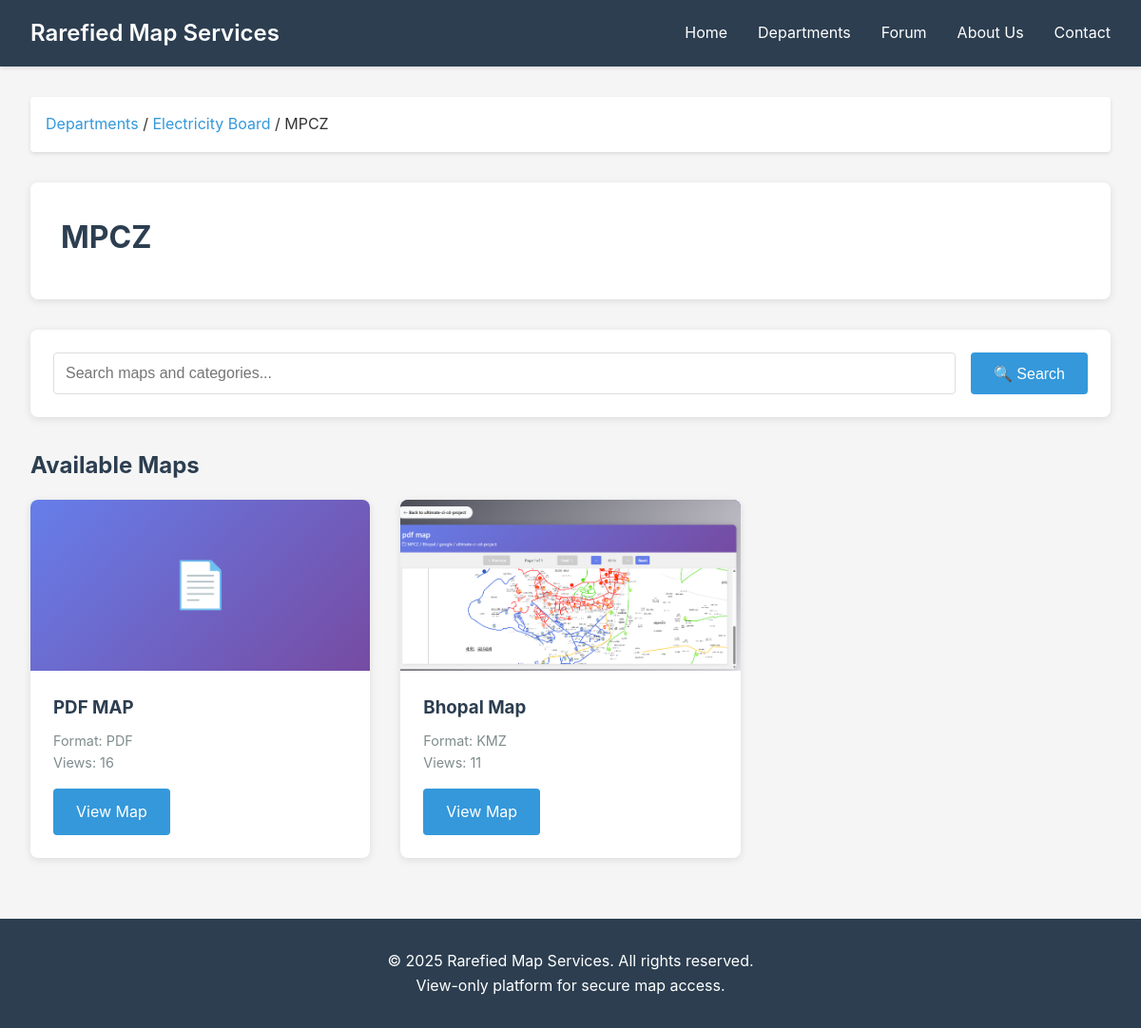
The page /category/1/ on the database as committed earlier.
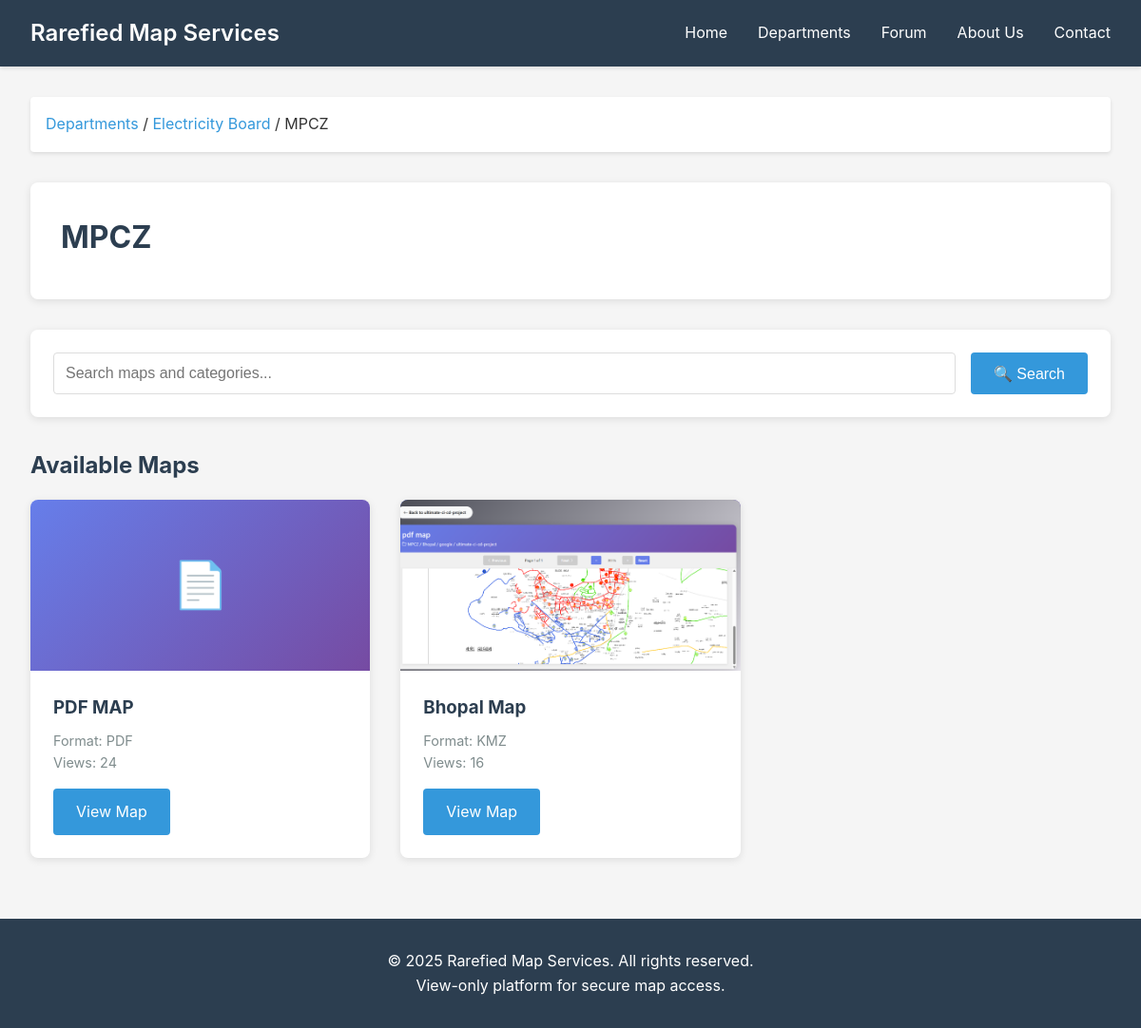
The same page on the database as committed later.
### maps/models.py (models this page shows, shortened)
class Category(models.Model):
    name = models.CharField(max_length=200)
    department = models.ForeignKey(Department, on_delete=models.CASCADE, related_name='categories')
    parent = models.ForeignKey('self', null=True, blank=True, on_delete=models.CASCADE, related_name='subcategories')
    description = models.TextField(blank=True)
    created_at = models.DateTimeField(auto_now_add=True)
    updated_at = models.DateTimeField(auto_now=True)
    is_active = models.BooleanField(default=True)
    class Meta:
        ordering = ['name']
        verbose_name = 'Category'
        verbose_name_plural = 'Categories'
        unique_together = ['name', 'department', 'parent']

class Department(models.Model):
    name = models.CharField(max_length=200, unique=True)
    description = models.TextField(blank=True)
    created_at = models.DateTimeField(auto_now_add=True)
    updated_at = models.DateTimeField(auto_now=True)
    is_active = models.BooleanField(default=True)
    class Meta:
        ordering = ['name']
        verbose_name = 'Department'
        verbose_name_plural = 'Departments'

class Map(models.Model):
    MAP_FORMAT_CHOICES = [
        ('pdf', 'PDF'),
        ('kmz', 'KMZ'),
        ('kml', 'KML'),
    ]
    title = models.CharField(max_length=200)
    description = models.TextField(blank=True)
    department = models.ForeignKey(Department, on_delete=models.CASCADE, related_name='maps')
    category = models.ForeignKey(Category, on_delete=models.CASCADE, related_name='maps')
    file = models.FileField(upload_to='maps/%Y/%m/')
    file_format = models.CharField(max_length=10, choices=MAP_FORMAT_CHOICES)
    thumbnail = models.ImageField(upload_to='thumbnails/%Y/%m/', blank=True, null=True)
    created_at = models.DateTimeField(auto_now_add=True)
    updated_at = models.DateTimeField(auto_now=True)
    is_active = models.BooleanField(default=True)
    view_count = models.IntegerField(default=0)
    class Meta:
        ordering = ['-created_at']
        verbose_name = 'Map'
        verbose_name_plural = 'Maps'

### maps/views.py (the view, shortened to what this page needs)
# urls.py: path('category/<int:category_id>/', views.category_detail, name='category_detail'),
def category_detail(request, category_id):
    category = get_object_or_404(Category, id=category_id, is_active=True)
    subcategories = category.subcategories.filter(is_active=True)
    maps = Map.objects.filter(category=category, is_active=True)
    search_query = request.GET.get('q', '').strip()
    context = {
        'category': category,
        'subcategories': subcategories,
        'maps': maps,
        'search_query': search_query,
    }
    return render(request, 'maps/category_detail.html', context)

### maps/templates/maps/category_detail.html (shortened to what this page needs)
{% extends 'maps/base.html' %}
{% block content %}
<div class="breadcrumb">
    <a href="{% url 'departments_list' %}">Departments</a> /
    <a href="{% url 'department_detail' category.department.id %}">{{ category.department.name }}</a> /
    {{ category.name }}
</div>
<div class="page-header">
    <h1>{{ category.name }}</h1>
</div>
<div class="search-section">
    <form method="get" class="search-form">
        <input type="text" name="q" placeholder="Search maps and categories..." value="{{ search_query }}" autofocus>
        <button type="submit">🔍 Search</button>
    </form>
</div>
{% if maps and not search_query or maps %}
<h2 class="section-title">Available Maps</h2>
<div class="maps-grid">
    {% for map in maps %}
    <div class="map-card">
        <div class="map-thumbnail">
            {% if map.thumbnail %}
            <img src="{{ map.thumbnail.url }}" alt="{{ map.title }}">
            {% else %}
            📄
            {% endif %}
        </div>
        <div class="map-content">
            <h3>{{ map.title }}</h3>
            <div class="map-meta">
                <p>Format: {{ map.file_format|upper }}</p>
                <p>Views: {{ map.view_count }}</p>
            </div>
            <a href="{% url 'map_viewer' map.id %}" class="btn">View Map</a>
        </div>
    </div>
    {% endfor %}
</div>
{% elif not subcategories %}
<div class="empty-state">
    <h3>No maps available</h3>
    <p>This category doesn't have any maps yet.</p>
</div>
{% endif %}
{% endblock %}

### maps/templates/maps/base.html (shortened to what this page needs)
<!DOCTYPE html>
<html lang="en">
<head>
</head>
<body>
    <nav class="navbar">
        <div class="nav-container">
            <a href="{% url 'home' %}" class="nav-brand">Rarefied Map Services</a>
            <ul class="nav-menu">
                <li><a href="{% url 'home' %}">Home</a></li>
                <li><a href="{% url 'departments_list' %}">Departments</a></li>
                <li><a href="{% url 'forum' %}">Forum</a></li>
                <li><a href="{% url 'about' %}">About Us</a></li>
                <li><a href="{% url 'contact' %}">Contact</a></li>
            </ul>
        </div>
    </nav>
    <main class="container">
        {% block content %}{% endblock %}
    </main>
    <footer>
        <p>&copy; 2025 Rarefied Map Services. All rights reserved.</p>
        <p>View-only platform for secure map access.</p>
    </footer>
</body>
</html>

### maps/templates/maps/base.html (style rules this page uses)
* { margin: 0; padding: 0; box-sizing: border-box; }
body { font-family: -apple-system, BlinkMacSystemFont, 'Segoe UI', Roboto, Oxygen, Ubuntu, Cantarell, sans-serif; line-height: 1.6; color: #333; background-color: #f5f5f5; }
.navbar { background-color: #2c3e50; padding: 1rem 0; box-shadow: 0 2px 4px rgba(0,0,0,0.1); }
.nav-container { max-width: 1200px; margin: 0 auto; padding: 0 2rem; display: flex; justify-content: space-between; align-items: center; }
.nav-brand { color: white; font-size: 1.5rem; font-weight: 600; text-decoration: none; }
.nav-menu { display: flex; list-style: none; gap: 2rem; }
.nav-menu a { color: white; text-decoration: none; transition: color 0.3s; }
.container { max-width: 1200px; margin: 2rem auto; padding: 0 2rem; }
footer { background-color: #2c3e50; color: white; text-align: center; padding: 2rem 0; margin-top: 4rem; }

### maps/templates/maps/category_detail.html (style rules this page uses)
.breadcrumb { background: white; padding: 1rem; border-radius: 4px; margin-bottom: 2rem; box-shadow: 0 2px 4px rgba(0,0,0,0.1); }
.breadcrumb a { color: #3498db; text-decoration: none; }
.page-header { background: white; padding: 2rem; border-radius: 8px; box-shadow: 0 2px 8px rgba(0,0,0,0.1); margin-bottom: 2rem; }
.page-header h1 { color: #2c3e50; margin-bottom: 0.5rem; }
.section-title { font-size: 1.5rem; color: #2c3e50; margin: 2rem 0 1rem 0; }
.maps-grid { display: grid; grid-template-columns: repeat(auto-fill, minmax(300px, 1fr)); gap: 2rem; }
.map-card { background: white; border-radius: 8px; box-shadow: 0 2px 8px rgba(0,0,0,0.1); overflow: hidden; transition: transform 0.3s, box-shadow 0.3s; }
.map-thumbnail { width: 100%; height: 180px; background: linear-gradient(135deg, #667eea 0%, #764ba2 100%); display: flex; align-items: center; justify-content: center; color: white; font-size: 3rem; }
.map-thumbnail img { width: 100%; height: 100%; object-fit: cover; }
.map-content { padding: 1.5rem; }
.map-content h3 { color: #2c3e50; margin-bottom: 0.5rem; }
.map-meta { color: #7f8c8d; font-size: 0.9rem; margin-bottom: 1rem; }
.btn { display: inline-block; padding: 0.75rem 1.5rem; background-color: #3498db; color: white; text-decoration: none; border-radius: 4px; transition: background-color 0.3s; }
.search-section { background: white; padding: 1.5rem; border-radius: 8px; box-shadow: 0 2px 8px rgba(0,0,0,0.1); margin-bottom: 2rem; }
.search-form { display: flex; gap: 1rem; flex-wrap: wrap; }
.search-form input { flex: 1; min-width: 250px; padding: 0.75rem; border: 1px solid #ddd; border-radius: 4px; font-size: 1rem; }
.search-form button { padding: 0.75rem 1.5rem; background-color: #3498db; color: white; border: none; border-radius: 4px; cursor: pointer; transition: background-color 0.3s; font-size: 1rem; }

Rows that differ between the two databases and show on the page:
changed Map "PDF MAP": view_count "16" → "24"
changed Map "Bhopal Map": view_count "11" → "16"
